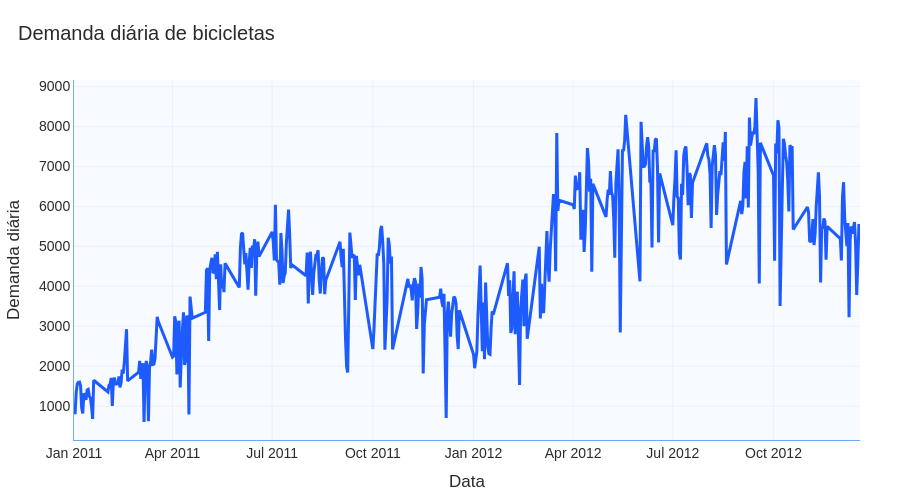

The notebook cell saved with this chart:
### Code cell
fig = grafico_linha_padrao(
    df=serie_diaria,
    x="data_hora",
    y="demanda",
    titulo="Demanda diária de bicicletas",
    labels={
        "data_hora": "Data",
        "demanda": "Demanda diária"
    },
    altura=500
)

fig.show()

### Figure 1 — Plotly figure (JSON) as saved in the notebook; plotly's stock layout.template omitted (floating-point values rounded to 4 significant figures; data arrays with more than 128 entries replaced by an {"elided": "..."} marker saying what was removed)
{"data": [{"hovertemplate": "Data=%{x}<br>Demanda diária=%{y}<extra></extra>", "legendgroup": "", "line": {"color": "#1D5BFF", "dash": "solid", "width": 3}, "marker": {"symbol": "circle"}, "mode": "lines", "name": "", "orientation": "v", "showlegend": false, "type": "scatter", "x": {"elided": "456 str values"}, "xaxis": "x", "y": {"elided": "456 int values"}, "yaxis": "y"}], "layout": {"colorway": ["#1D5BFF", "#123C8C", "#6FA8FF", "#4C78A8", "#7DA6FF", "#9EC5FF"], "font": {"color": "#2B2B2B", "family": "Arial, sans-serif", "size": 14}, "height": 500, "hovermode": "x unified", "legend": {"orientation": "h", "tracegroupgap": 0, "x": 1, "xanchor": "right", "y": 1.02, "yanchor": "bottom"}, "margin": {"b": 60, "l": 60, "r": 40, "t": 80}, "paper_bgcolor": "#FFFFFF", "plot_bgcolor": "#F7FAFF", "title": {"text": "Demanda diária de bicicletas", "x": 0.02}, "xaxis": {"anchor": "y", "domain": [0, 1], "gridcolor": "#EAF2FF", "linecolor": "#6FA8FF", "showgrid": true, "tickfont": {"color": "#2B2B2B"}, "title": {"font": {"color": "#2B2B2B"}, "text": "Data"}}, "yaxis": {"anchor": "x", "domain": [0, 1], "gridcolor": "#EAF2FF", "linecolor": "#6FA8FF", "showgrid": true, "tickfont": {"color": "#2B2B2B"}, "title": {"font": {"color": "#2B2B2B"}, "text": "Demanda diária"}}}}
